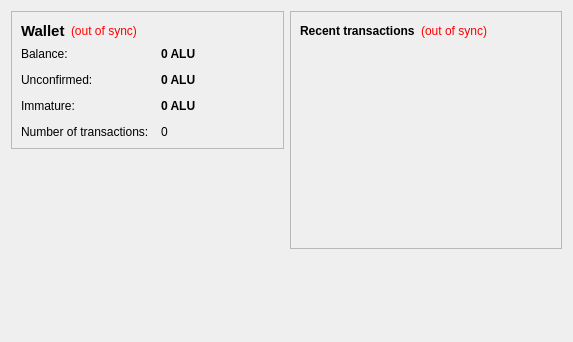
<?xml version="1.0" encoding="UTF-8"?>
<ui version="4.0">
 <class>OverviewPage</class>
 <widget class="QWidget" name="OverviewPage">
  <property name="geometry">
   <rect>
    <x>0</x>
    <y>0</y>
    <width>573</width>
    <height>342</height>
   </rect>
  </property>
  <property name="windowTitle">
   <string>Form</string>
  </property>
  <layout class="QHBoxLayout" name="horizontalLayout" stretch="1,1">
   <item>
    <layout class="QVBoxLayout" name="verticalLayout_2">
     <item>
      <widget class="QFrame" name="frame">
       <property name="frameShape">
        <enum>QFrame::StyledPanel</enum>
       </property>
       <property name="frameShadow">
        <enum>QFrame::Raised</enum>
       </property>
       <layout class="QVBoxLayout" name="verticalLayout_4">
        <item>
         <layout class="QHBoxLayout" name="horizontalLayout_4">
          <item>
           <widget class="QLabel" name="label_5">
            <property name="font">
             <font>
              <pointsize>11</pointsize>
              <weight>75</weight>
              <bold>true</bold>
             </font>
            </property>
            <property name="text">
             <string>Wallet</string>
            </property>
           </widget>
          </item>
          <item>
           <widget class="QLabel" name="labelWalletStatus">
            <property name="toolTip">
             <string>The displayed information may be out of date. Your wallet automatically synchronizes with the AluminiumCoin network after a connection is established, but this process has not completed yet.</string>
            </property>
            <property name="styleSheet">
             <string notr="true">QLabel { color: red; }</string>
            </property>
            <property name="text">
             <string notr="true">(out of sync)</string>
            </property>
            <property name="alignment">
             <set>Qt::AlignLeading|Qt::AlignLeft|Qt::AlignVCenter</set>
            </property>
           </widget>
          </item>
          <item>
           <spacer name="horizontalSpacer_2">
            <property name="orientation">
             <enum>Qt::Horizontal</enum>
            </property>
            <property name="sizeHint" stdset="0">
             <size>
              <width>40</width>
              <height>20</height>
             </size>
            </property>
           </spacer>
          </item>
         </layout>
        </item>
        <item>
         <layout class="QFormLayout" name="formLayout_2">
          <property name="fieldGrowthPolicy">
           <enum>QFormLayout::AllNonFixedFieldsGrow</enum>
          </property>
          <property name="horizontalSpacing">
           <number>12</number>
          </property>
          <property name="verticalSpacing">
           <number>12</number>
          </property>
          <item row="0" column="0">
           <widget class="QLabel" name="label">
            <property name="text">
             <string>Balance:</string>
            </property>
           </widget>
          </item>
          <item row="0" column="1">
           <widget class="QLabel" name="labelBalance">
            <property name="font">
             <font>
              <weight>75</weight>
              <bold>true</bold>
             </font>
            </property>
            <property name="cursor">
             <cursorShape>IBeamCursor</cursorShape>
            </property>
            <property name="toolTip">
             <string>Your current balance</string>
            </property>
            <property name="text">
             <string notr="true">0 ALU</string>
            </property>
            <property name="textInteractionFlags">
             <set>Qt::LinksAccessibleByMouse|Qt::TextSelectableByKeyboard|Qt::TextSelectableByMouse</set>
            </property>
           </widget>
          </item>
          <item row="1" column="0">
           <widget class="QLabel" name="label_3">
            <property name="text">
             <string>Unconfirmed:</string>
            </property>
           </widget>
          </item>
          <item row="1" column="1">
           <widget class="QLabel" name="labelUnconfirmed">
            <property name="font">
             <font>
              <weight>75</weight>
              <bold>true</bold>
             </font>
            </property>
            <property name="cursor">
             <cursorShape>IBeamCursor</cursorShape>
            </property>
            <property name="toolTip">
             <string>Total of transactions that have yet to be confirmed, and do not yet count toward the current balance</string>
            </property>
            <property name="text">
             <string notr="true">0 ALU</string>
            </property>
            <property name="textInteractionFlags">
             <set>Qt::LinksAccessibleByMouse|Qt::TextSelectableByKeyboard|Qt::TextSelectableByMouse</set>
            </property>
           </widget>
          </item>
          <item row="3" column="0">
           <widget class="QLabel" name="label_2">
            <property name="text">
             <string>Number of transactions:</string>
            </property>
           </widget>
          </item>
          <item row="3" column="1">
           <widget class="QLabel" name="labelNumTransactions">
            <property name="toolTip">
             <string>Total number of transactions in wallet</string>
            </property>
            <property name="text">
             <string notr="true">0</string>
            </property>
           </widget>
          </item>
          <item row="2" column="0">
           <widget class="QLabel" name="labelImmatureText">
            <property name="text">
             <string>Immature:</string>
            </property>
           </widget>
          </item>
          <item row="2" column="1">
           <widget class="QLabel" name="labelImmature">
            <property name="font">
             <font>
              <weight>75</weight>
              <bold>true</bold>
             </font>
            </property>
            <property name="toolTip">
             <string>Mined balance that has not yet matured</string>
            </property>
            <property name="text">
             <string notr="true">0 ALU</string>
            </property>
            <property name="textInteractionFlags">
             <set>Qt::LinksAccessibleByMouse|Qt::TextSelectableByKeyboard|Qt::TextSelectableByMouse</set>
            </property>
           </widget>
          </item>
         </layout>
        </item>
       </layout>
      </widget>
     </item>
     <item>
      <spacer name="verticalSpacer">
       <property name="orientation">
        <enum>Qt::Vertical</enum>
       </property>
       <property name="sizeHint" stdset="0">
        <size>
         <width>20</width>
         <height>40</height>
        </size>
       </property>
      </spacer>
     </item>
    </layout>
   </item>
   <item>
    <layout class="QVBoxLayout" name="verticalLayout_3">
     <item>
      <widget class="QFrame" name="frame_2">
       <property name="frameShape">
        <enum>QFrame::StyledPanel</enum>
       </property>
       <property name="frameShadow">
        <enum>QFrame::Raised</enum>
       </property>
       <layout class="QVBoxLayout" name="verticalLayout">
        <item>
         <layout class="QHBoxLayout" name="horizontalLayout_2">
          <item>
           <widget class="QLabel" name="label_4">
            <property name="text">
             <string>&lt;b&gt;Recent transactions&lt;/b&gt;</string>
            </property>
           </widget>
          </item>
          <item>
           <widget class="QLabel" name="labelTransactionsStatus">
            <property name="toolTip">
             <string>The displayed information may be out of date. Your wallet automatically synchronizes with the AluminiumCoin network after a connection is established, but this process has not completed yet.</string>
            </property>
            <property name="styleSheet">
             <string notr="true">QLabel { color: red; }</string>
            </property>
            <property name="text">
             <string notr="true">(out of sync)</string>
            </property>
            <property name="alignment">
             <set>Qt::AlignRight|Qt::AlignTrailing|Qt::AlignVCenter</set>
            </property>
           </widget>
          </item>
          <item>
           <spacer name="horizontalSpacer">
            <property name="orientation">
             <enum>Qt::Horizontal</enum>
            </property>
            <property name="sizeHint" stdset="0">
             <size>
              <width>40</width>
              <height>20</height>
             </size>
            </property>
           </spacer>
          </item>
         </layout>
        </item>
        <item>
         <widget class="QListView" name="listTransactions">
          <property name="styleSheet">
           <string notr="true">QListView { background: transparent; }</string>
          </property>
          <property name="frameShape">
           <enum>QFrame::NoFrame</enum>
          </property>
          <property name="verticalScrollBarPolicy">
           <enum>Qt::ScrollBarAlwaysOff</enum>
          </property>
          <property name="horizontalScrollBarPolicy">
           <enum>Qt::ScrollBarAlwaysOff</enum>
          </property>
          <property name="selectionMode">
           <enum>QAbstractItemView::NoSelection</enum>
          </property>
         </widget>
        </item>
       </layout>
      </widget>
     </item>
     <item>
      <spacer name="verticalSpacer_2">
       <property name="orientation">
        <enum>Qt::Vertical</enum>
       </property>
       <property name="sizeHint" stdset="0">
        <size>
         <width>20</width>
         <height>40</height>
        </size>
       </property>
      </spacer>
     </item>
    </layout>
   </item>
  </layout>
 </widget>
 <resources/>
 <connections/>
</ui>
